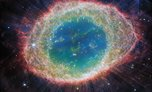
#> input picture Sources/Atrium/Resources/deep-thumb-dying-stars.jpg, 152 x 92 px
$ python busy.py ../../../Sources/Atrium/Resources/deep-thumb-dying-stars.jpg
#> lines starting #> are read from the running program, lines starting #| are printed output that depends on the picture
"""How bright, contrasty, busy and colourful a picture is, at a common 1920 px width, so renders can be
scored against the references. usage: python3 -I busy.py img [fx0,fy0,fx1,fy1] ...  (crop optional, after each image)
luma: mean brightness 0-1 · rms: brightness spread · edges: share of pixels whose brightness steps >0.08 to a
neighbour (line work, hatching, speckle) · chroma: mean (max-min)/255 · hues: share of coloured pixels in the
commonest 60 degrees of hue (1.0 = one colour family)"""
import sys, colorsys
import numpy as np
from PIL import Image
Image.MAX_IMAGE_PIXELS = None
args = sys.argv[1:]; i = 0
while i < len(args):
    im = Image.open(args[i]).convert("RGB"); name = args[i].rsplit("/", 1)[-1]; i += 1
#> further down, im is the input picture: PIL image 152x92 RGB; mean R, G, B 86.7, 87.1, 92.7
    if i < len(args) and args[i][0].isdigit():
        f = list(map(float, args[i].split(","))); W, H = im.size
        im = im.crop((int(f[0] * W), int(f[1] * H), int(f[2] * W), int(f[3] * H))); i += 1
    im = im.resize((1920, int(1920 * im.size[1] / im.size[0])), Image.LANCZOS)
#> im: PIL image 1920x1162 RGB
    a = np.asarray(im, dtype=np.float32) / 255
    L = a @ np.array([0.2126, 0.7152, 0.0722])
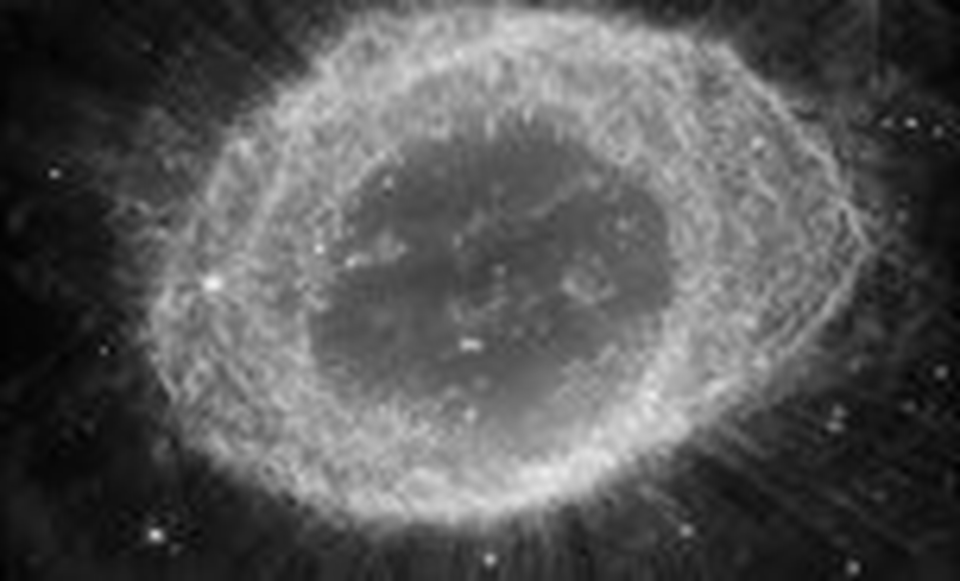
#> L: shape (1162, 1920) float64 (shown at 1/2 size); min 0.00362, max 0.948, mean 0.343
    g = np.maximum(np.abs(np.diff(L, axis=0))[:, :-1], np.abs(np.diff(L, axis=1))[:-1])
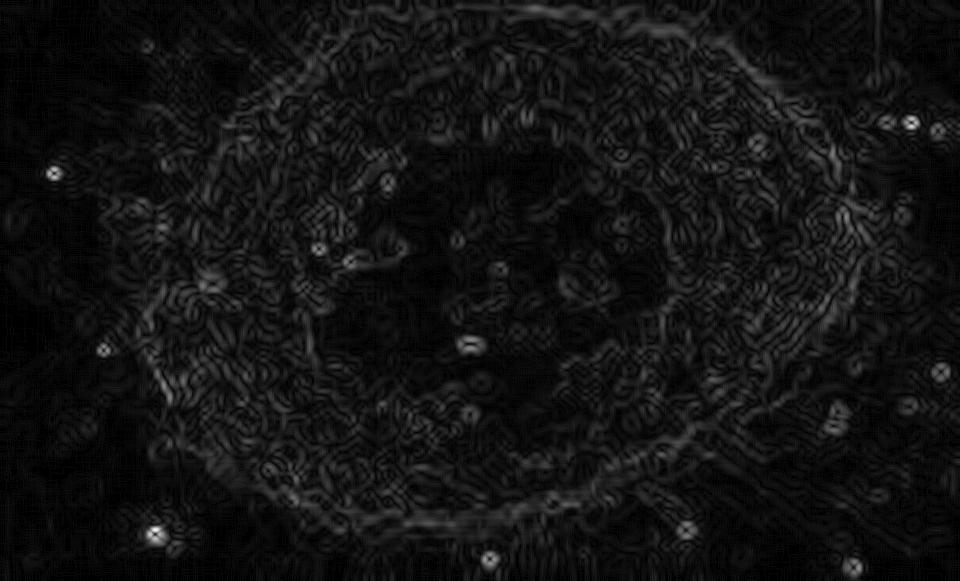
#> g: shape (1161, 1919) float64 (shown at 1/2 size); min 0, max 0.0588, mean 0.00444; drawn with min black and max white
    ch = a.max(2) - a.min(2)
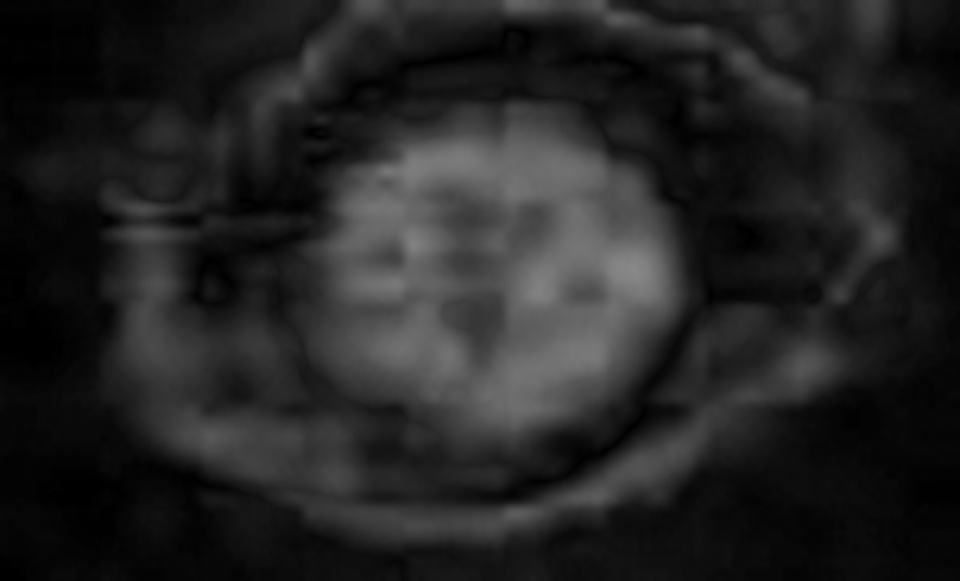
#> ch: shape (1162, 1920) float32 (shown at 1/2 size); min 0, max 0.537, mean 0.139
    col = a[ch > 0.12][::37]
    if len(col) > 100:
        h = np.array([colorsys.rgb_to_hsv(*c)[0] for c in col]) * 360
        hist = np.histogram(h, bins=36, range=(0, 360))[0]; hist = np.concatenate([hist, hist[:5]])
#> after `hist = np.histogram(h, bins=36, range=(0, 360))[0]`: hist = 36 values, max 3853 at index 20, min 8 at index 29, mean 728.4
#> after `hist = np.concatenate([hist, hist[:5]])`: hist = 41 values, max 3853 at index 20, min 8 at index 29, mean 778.7
        fam = max(hist[k:k + 6].sum() for k in range(36)) / len(h)
#> fam = 0.422
    else: fam = 1.0
    print(f"{name:44s} luma {L.mean():.2f}  rms {L.std():.2f}  edges {(g > 0.08).mean():6.1%}  chroma {ch.mean():.2f}  hues {fam:.2f}")
#| deep-thumb-dying-stars.jpg                   luma 0.34  rms 0.22  edges   0.0%  chroma 0.14  hues 0.42

$ run again, on Sources/Atrium/Resources/menu-aurora.jpg
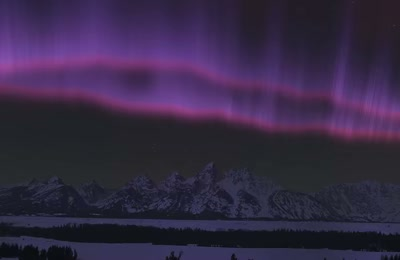
#> input picture Sources/Atrium/Resources/menu-aurora.jpg, 400 x 260 px
#> im is the input picture: PIL image 400x260 RGB; mean R, G, B 53.8, 41.3, 69.5
#> im: PIL image 1920x1248 RGB
#> `g = np.maximum(np.abs(np.diff(L, axis=0))[:, :-1], np.abs(np.diff(L, a..`:
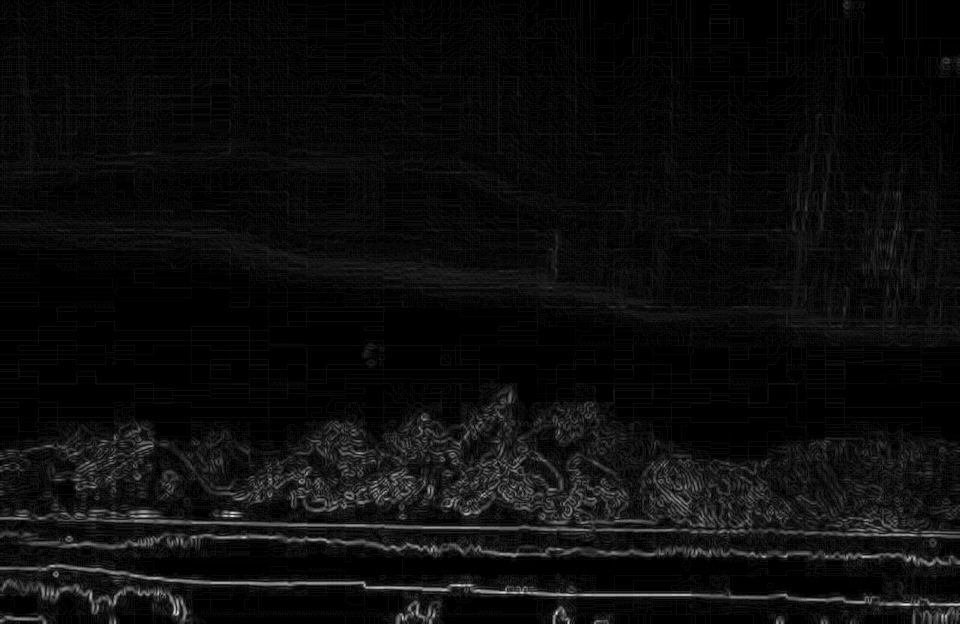
#> g: shape (1247, 1919) float64 (shown at 1/2 size); min 0, max 0.0429, mean 0.00203; drawn with min black and max white
#> `ch = a.max(2) - a.min(2)`:
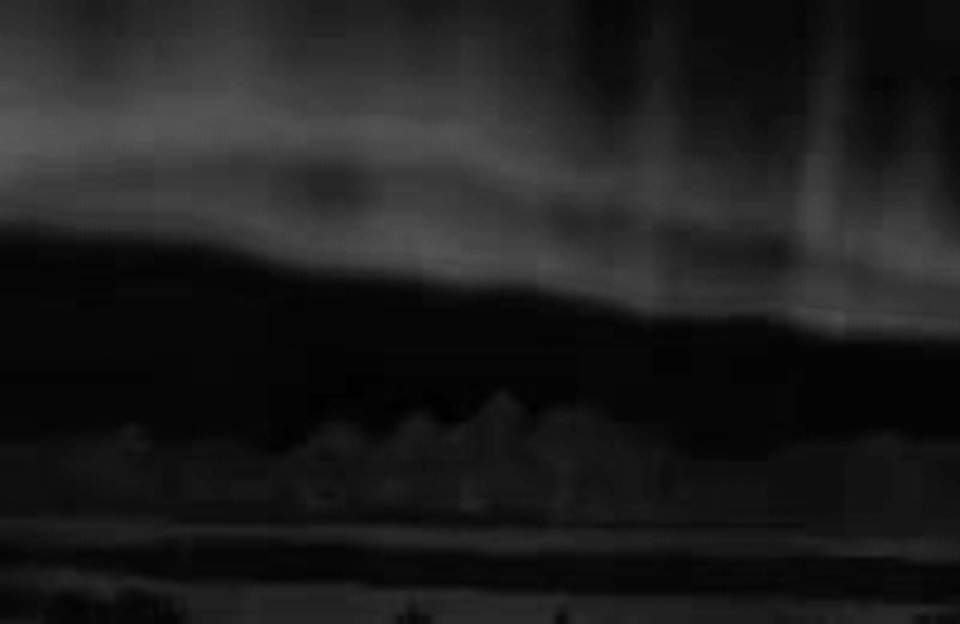
#> ch: shape (1248, 1920) float32 (shown at 1/2 size); min 0, max 0.357, mean 0.115
#> hist = 36 values, max 10144 at index 26, min 0 at index 0, mean 707
#> hist = 41 values, max 10144 at index 26, min 0 at index 0, mean 620.8
#> fam = 0.906
#| menu-aurora.jpg                              luma 0.18  rms 0.06  edges   0.0%  chroma 0.12  hues 0.91
